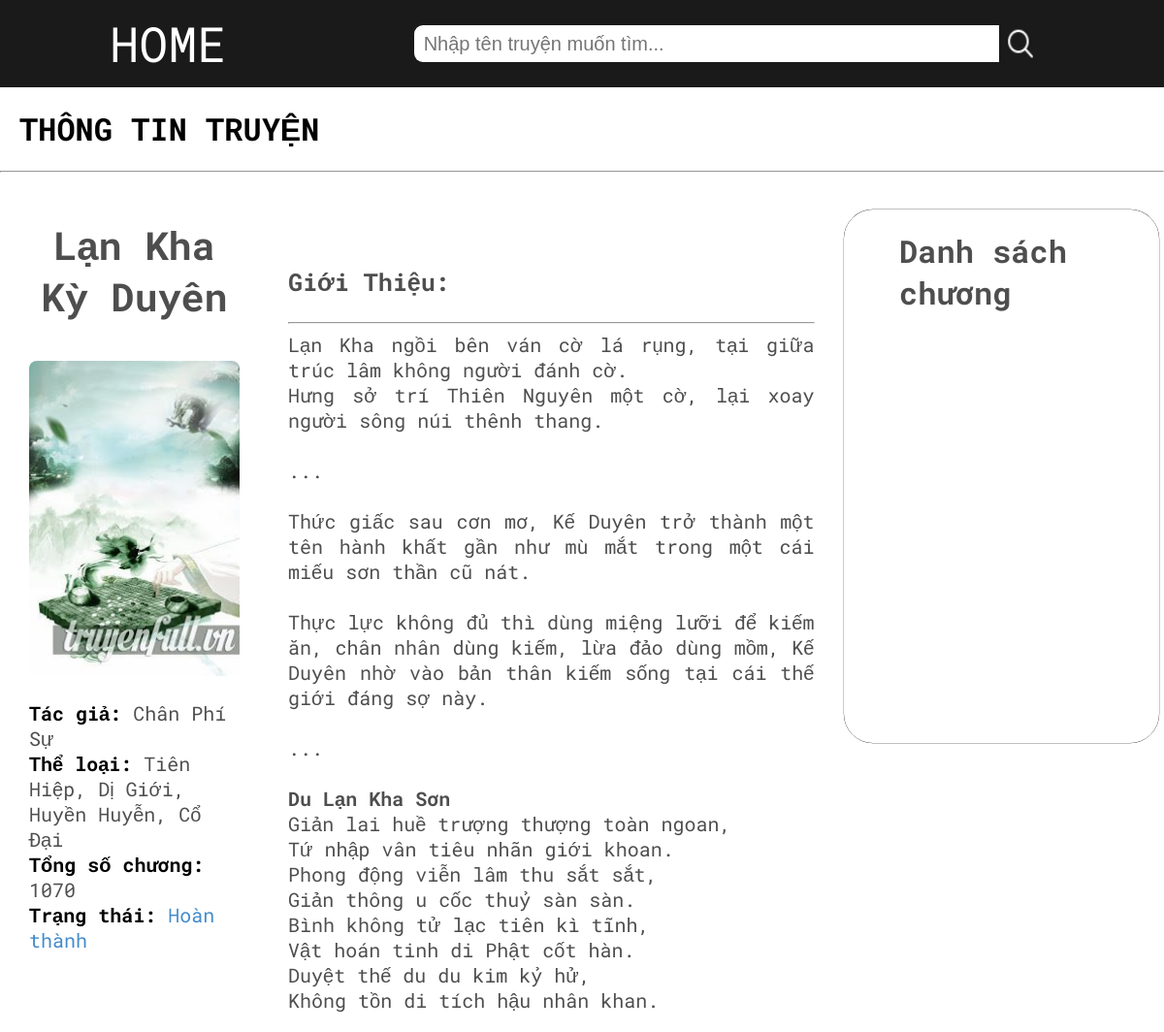
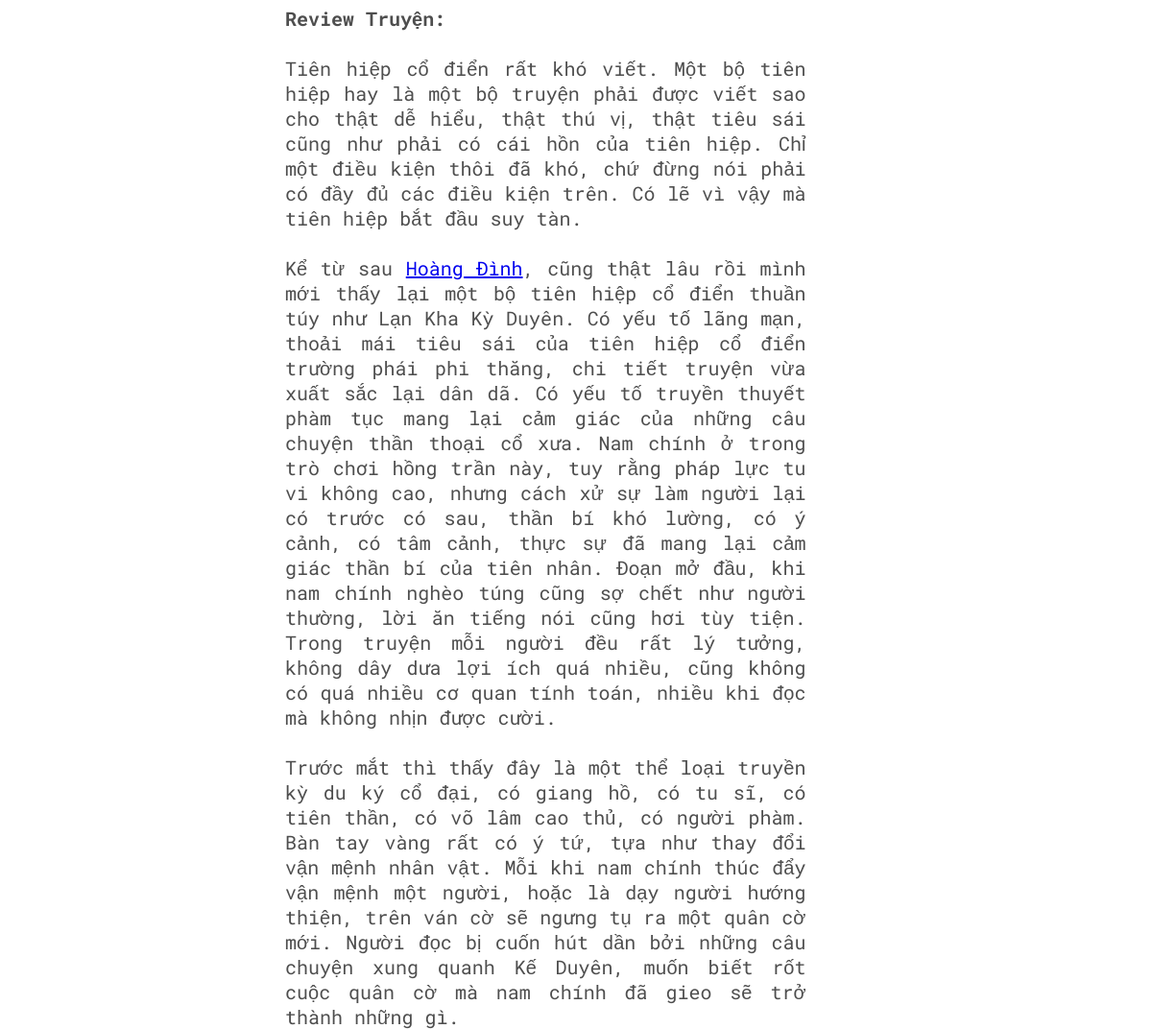
/pages/details.php?id=3, run on the app's committed database (2 pictures, top to bottom).
### tables this page shows
CREATE TABLE `truyen` (
  `Id_truyen` int(11) NOT NULL,
  `Ten` varchar(255) DEFAULT NULL,
  `TacGia` varchar(255) DEFAULT NULL,
  `TheLoai` varchar(255) DEFAULT NULL,
  `TongSoChuong` int(11) DEFAULT NULL,
  `TrangThai` varchar(50) DEFAULT NULL,
  `GioiThieu` text DEFAULT NULL,
  `NgayTao` datetime DEFAULT NULL,
  `AnhBia` varchar(255) DEFAULT NULL
);

### pages/details.php (the view, shortened to what this page needs)
<!DOCTYPE html>
<html>
    <head>
        <link rel="stylesheet" a href="../css/details.css">
    </head>
    <body>
        <div>
            <div class="navBar">
            <div>
                <a href="home.php">HOME</a>
            </div>
            <div style="display: flex; flex-direction: row; width:60%;">
                <input type="text" placeholder="Nhập tên truyện muốn tìm...">
                <button class="searchIcon"><img src="../images/search-icon.png"></button>
            </div>
            </div>
            <h1>THÔNG TIN TRUYỆN</h1>
<hr>
            <div class="menu">
                <?php
                            include '../actions/connect.php';
                            $result = mysqli_query($conn, "SELECT * FROM truyen WHERE Id_truyen = " . $_GET['id']);
                            $row = mysqli_fetch_assoc($result);
                            if($row) {
                                $TenTruyen = $row['Ten'];
                                $TacGia = $row['TacGia'];
                                $TheLoai = $row['TheLoai'];
                                $TrangThai = $row['TrangThai'];
                                $AnhBia = $row['AnhBia'];
                                $TongSoChuong = $row['TongSoChuong'];
                                $GioiThieu = $row['GioiThieu'];
                            }
                            else {
                                die("Không tìm thấy truyện");
                            }
                ?>
                <div class="left">
                    <div style="text-align: center;">
                        <h3><?php echo isset($TenTruyen) ? $TenTruyen : '';?></h3>
                        <img src="../images/<?php echo isset($AnhBia) ? $AnhBia : 'gamingcat.jpg'; ?>">
                    </div>
                    <div style="padding: 0 0 0 0;">
                        <b>Tác giả:</b>
                        <span><?php echo isset($TacGia) ? $TacGia : ''; ?></span>
                        <br>
                        <b>Thể loại:</b>
                        <span><?php echo isset($TheLoai) ? $TheLoai : ''; ?></span>
                        <br>
                        <b>Tổng số chương:</b>
                        <span><?php echo isset($TongSoChuong) ? $TongSoChuong : '?'; ?></span>
                        <br>
                        <b>Trạng thái:</b>
                        <span style="color:#428BCA;"><?php echo isset($TrangThai) ? $TrangThai : ''; ?></span>
                    </div>
                </div>
                <div class="detail">
                    <br>
                    <br>
                    <br>
                    <h3>Giới Thiệu:</h3>
                    <hr>
                    <span>
                    <?php echo isset($GioiThieu) ? $GioiThieu : ''; ?>
                    </span>
                </div>
                <div style="width:30%; height: 550px; color:#4E4E4E; box-shadow: 0 0 0 0.2px #000;border-radius: 30px; margin-left:30px; margin-top:30px; margin-right:5px;">
                    <h1 style="padding-left:0">Danh sách chương</h1>
                    <div class="list">
                        <ul class="listContainer">
                        </ul>
                    </div>
                </div>
            </div>
        </div>
    </body>
</html>

### css/details.css (style rules this page uses)
body { font-family: "Roboto Mono", "san-serif", "Arial"; margin: 0; }
.navBar { margin: 0; background-color: rgb(26,26,26); color:white; display:flex; flex-direction: row; justify-content: space-evenly; align-items: center; height: 90px; }
.navBar > div { margin: 20px 20px 20px 20px; }
.navBar a { text-decoration: none; font-size: 50px; color:white; }
.navBar input[type = "text"] { font-size: 20px; width: 100%; height: auto; margin-left:60px; border:none; border-radius:9px 0 0 9px; padding-left: 10px; }
.navBar button { background: none; border:none; margin-right:20px; }
.navBar button > img { height:100%; width:130%; object-fit: fill; }
h1 { padding-left:20px; }
.menu { display: flex; flex-direction: row; padding-left: 30px; }
h3 { color:#4E4E4E; font-size:40px; }
.menu div > h1 { margin-left:3ch; }
.left { display:flex; flex-direction: column; font-size: 20px; width:20%; }
.left img { width: 100%; height: auto; border-radius: 8px; aspect-ratio: 2 / 3; object-fit: fill; padding-bottom:20px; }
span { color:#4E4E4E; }
.detail { padding-left:50px; width:50%; }
.detail h3 { font-size:25px; }
.detail span { font-size:20px; display:block; text-align: justify; }
.listContainer { overflow-y: auto; height:550px; }

### data on the page
truyen: Ten "Lạn Kha Kỳ Duyên", AnhBia (picture), TacGia "Chân Phí Sự", TheLoai "Tiên Hiệp, Dị Giới, Huyền Huyễn, Cổ Đại", TongSoChuong "1070", TrangThai "Hoàn thành", GioiThieu "Lạn Kha ngồi bên ván cờ lá rụng, tại giữa trúc lâm không người đánh cờ. Hưng sở trí Thiên Nguyên một cờ, lại xoay người sông núi thênh thang. ... Thức giấc sau cơn mơ, Kế Duyên trở thành một tên hành khất gần như mù mắt trong một cái miếu sơn thần cũ nát. Thực lực không đủ thì dùng miệng lưỡi để kiếm ăn, chân nhân dùng kiếm, lừa đảo dùng mồm, Kế Duyên nhờ vào bản thân kiếm sống tại cái thế giới đáng sợ này. ... Du Lạn Kha Sơn Giản lai huề trượng thượng toàn ngoan, Tứ nhập vân tiêu nhãn giới khoan. Phong động viễn lâm thu sắt sắt, Giản thông u cốc thuỷ sàn sàn. Bình không tử lạc tiên kì tĩnh, Vật hoán tinh di Phật cốt hàn. Duyệt thế du du kim kỷ hử, Không tồn di tích hậu nhân khan. Review…"
